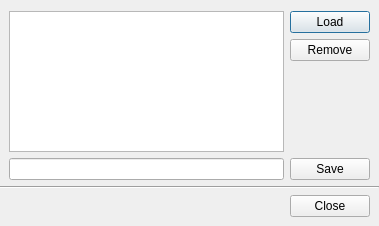
<?xml version="1.0" encoding="UTF-8"?>
<ui version="4.0">
 <class>ConfigManagerDialog</class>
 <widget class="QDialog" name="ConfigManagerDialog">
  <property name="geometry">
   <rect>
    <x>0</x>
    <y>0</y>
    <width>379</width>
    <height>226</height>
   </rect>
  </property>
  <property name="windowTitle">
   <string>Config Manager</string>
  </property>
  <layout class="QVBoxLayout" name="verticalLayout_2">
   <property name="leftMargin">
    <number>0</number>
   </property>
   <property name="rightMargin">
    <number>0</number>
   </property>
   <property name="bottomMargin">
    <number>0</number>
   </property>
   <item>
    <layout class="QGridLayout" name="gridLayout">
     <property name="leftMargin">
      <number>9</number>
     </property>
     <property name="rightMargin">
      <number>9</number>
     </property>
     <item row="0" column="0">
      <widget class="QListWidget" name="listNames"/>
     </item>
     <item row="0" column="1">
      <layout class="QVBoxLayout" name="verticalLayout">
       <item>
        <widget class="QPushButton" name="btnLoad">
         <property name="text">
          <string>Load</string>
         </property>
        </widget>
       </item>
       <item>
        <widget class="QPushButton" name="btnRemove">
         <property name="text">
          <string>Remove</string>
         </property>
        </widget>
       </item>
       <item>
        <spacer name="verticalSpacer">
         <property name="orientation">
          <enum>Qt::Vertical</enum>
         </property>
         <property name="sizeHint" stdset="0">
          <size>
           <width>20</width>
           <height>40</height>
          </size>
         </property>
        </spacer>
       </item>
      </layout>
     </item>
     <item row="1" column="0">
      <widget class="QLineEdit" name="editName"/>
     </item>
     <item row="1" column="1">
      <widget class="QPushButton" name="btnSave">
       <property name="text">
        <string>Save</string>
       </property>
      </widget>
     </item>
    </layout>
   </item>
   <item>
    <widget class="Line" name="line">
     <property name="orientation">
      <enum>Qt::Horizontal</enum>
     </property>
    </widget>
   </item>
   <item>
    <widget class="QWidget" name="widget" native="true">
     <layout class="QHBoxLayout" name="horizontalLayout">
      <property name="topMargin">
       <number>0</number>
      </property>
      <property name="rightMargin">
       <number>9</number>
      </property>
      <item>
       <spacer name="horizontalSpacer">
        <property name="orientation">
         <enum>Qt::Horizontal</enum>
        </property>
        <property name="sizeHint" stdset="0">
         <size>
          <width>276</width>
          <height>20</height>
         </size>
        </property>
       </spacer>
      </item>
      <item>
       <widget class="QPushButton" name="btnClose">
        <property name="text">
         <string>Close</string>
        </property>
       </widget>
      </item>
     </layout>
    </widget>
   </item>
  </layout>
 </widget>
 <resources/>
 <connections/>
</ui>
